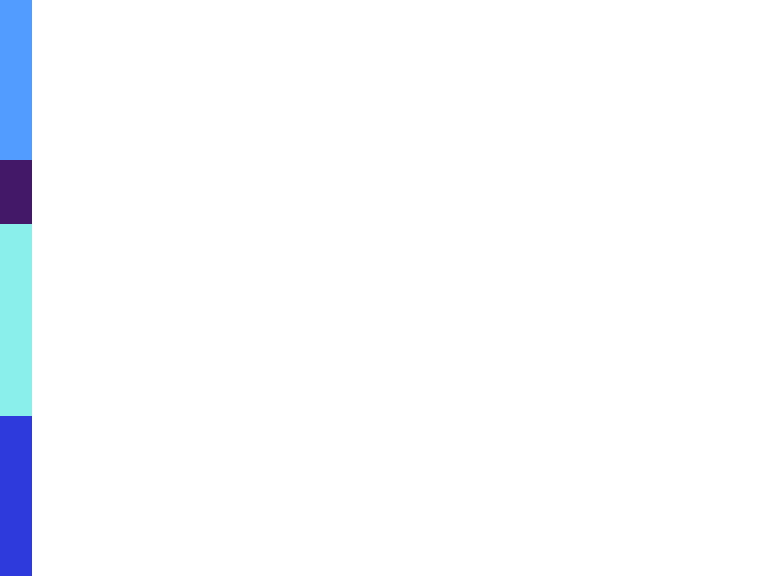

This game map was drawn from its Tiled (.tmx) file and the tilesets committed beside it. A one-line description and the full map source follow:
An orthogonal 24x18 tile map with 32x32 px tiles, 1 tile layer (Tile Layer 1), 2 tilesets.

<map version="1.0" tiledversion="1.0.3" orientation="orthogonal" renderorder="right-down" width="24" height="18" tilewidth="32" tileheight="32" nextobjectid="1">
 <tileset firstgid="1" name="white" tilewidth="32" tileheight="32" tilecount="204" columns="17">
  <image source="basic.png" width="546" height="410" />
 </tileset>
 <tileset firstgid="205" name="colours" tilewidth="32" tileheight="32" tilecount="961" columns="31">
  <image source="colours.png" width="1000" height="1000" />
 </tileset>
 <layer name="Tile Layer 1" width="24" height="18">
  <data encoding="csv">
265,21,21,21,21,21,21,21,21,21,21,21,21,21,22,23,24,25,26,27,28,29,30,31,
265,38,38,38,38,38,38,38,21,22,23,24,25,26,27,28,29,30,31,27,28,29,30,31,
265,55,55,55,55,55,21,21,38,21,22,23,24,25,26,27,28,29,30,31,28,29,30,31,
265,23,24,25,26,27,28,29,30,31,31,31,24,25,26,27,28,29,30,31,28,29,30,31,
265,24,25,26,27,28,29,30,31,31,48,48,31,25,26,27,28,29,30,31,27,28,29,30,
616,24,25,26,27,28,29,30,31,48,65,65,48,25,26,27,28,29,30,31,27,28,29,30,
616,25,26,27,28,29,30,31,48,65,82,82,65,25,26,27,28,29,30,31,27,28,29,30,
454,25,26,27,28,29,30,31,65,82,80,81,82,31,26,27,28,29,30,31,27,28,29,30,
454,25,26,27,28,29,30,31,82,79,80,81,82,48,26,27,28,29,30,31,27,28,29,30,
454,25,26,27,28,29,30,31,78,79,80,81,82,65,27,28,29,30,31,48,27,28,29,30,
454,24,25,26,27,28,29,30,31,78,79,80,81,82,27,28,29,30,31,65,27,28,29,30,
454,23,24,25,26,27,28,29,30,31,79,80,81,82,28,29,30,31,48,82,27,28,29,30,
454,23,24,25,26,27,28,29,30,31,79,80,81,82,29,30,31,31,65,26,27,28,29,30,
761,23,24,25,26,27,28,29,30,31,79,80,81,82,30,31,31,48,82,26,27,28,29,30,
761,22,23,24,25,26,27,28,29,30,31,80,81,82,31,31,48,65,48,31,31,31,29,30,
761,21,22,23,24,25,26,27,28,29,30,31,81,82,48,48,65,82,65,48,48,48,31,30,
761,38,39,40,41,42,43,44,45,46,47,48,81,82,65,65,82,82,82,65,65,65,48,31,
761,55,56,57,58,59,60,61,62,63,64,65,81,82,82,82,79,80,81,82,82,82,65,48
</data>
 </layer>
</map>
